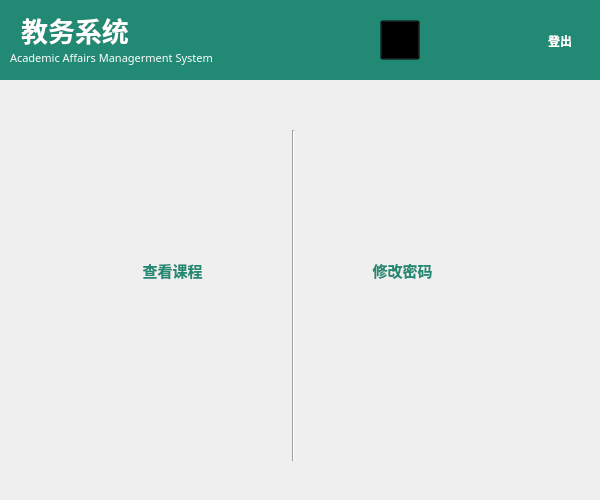
<?xml version="1.0" encoding="UTF-8"?>
<ui version="4.0">
 <class>teacherMain</class>
 <widget class="QWidget" name="teacherMain">
  <property name="geometry">
   <rect>
    <x>0</x>
    <y>0</y>
    <width>600</width>
    <height>500</height>
   </rect>
  </property>
  <property name="minimumSize">
   <size>
    <width>600</width>
    <height>500</height>
   </size>
  </property>
  <property name="maximumSize">
   <size>
    <width>600</width>
    <height>500</height>
   </size>
  </property>
  <property name="windowTitle">
   <string>Form</string>
  </property>
  <widget class="QWidget" name="widget" native="true">
   <property name="geometry">
    <rect>
     <x>0</x>
     <y>0</y>
     <width>601</width>
     <height>80</height>
    </rect>
   </property>
   <property name="styleSheet">
    <string notr="true">background-color:#228974;</string>
   </property>
   <widget class="QLabel" name="label">
    <property name="geometry">
     <rect>
      <x>0</x>
      <y>0</y>
      <width>150</width>
      <height>60</height>
     </rect>
    </property>
    <property name="minimumSize">
     <size>
      <width>150</width>
      <height>60</height>
     </size>
    </property>
    <property name="maximumSize">
     <size>
      <width>100</width>
      <height>40</height>
     </size>
    </property>
    <property name="font">
     <font>
      <family>华文中宋</family>
      <pointsize>20</pointsize>
      <bold>true</bold>
      <kerning>true</kerning>
     </font>
    </property>
    <property name="styleSheet">
     <string notr="true">color:white;
</string>
    </property>
    <property name="text">
     <string>教务系统</string>
    </property>
    <property name="alignment">
     <set>Qt::AlignCenter</set>
    </property>
   </widget>
   <widget class="QLabel" name="label_2">
    <property name="geometry">
     <rect>
      <x>10</x>
      <y>50</y>
      <width>231</width>
      <height>16</height>
     </rect>
    </property>
    <property name="font">
     <font>
      <family>Microsoft Tai Le</family>
      <pointsize>8</pointsize>
      <italic>false</italic>
      <bold>false</bold>
     </font>
    </property>
    <property name="styleSheet">
     <string notr="true">color:white;</string>
    </property>
    <property name="text">
     <string>Academic Affairs Managerment System</string>
    </property>
   </widget>
   <widget class="QWidget" name="horizontalLayoutWidget">
    <property name="geometry">
     <rect>
      <x>380</x>
      <y>10</y>
      <width>201</width>
      <height>61</height>
     </rect>
    </property>
    <layout class="QHBoxLayout" name="horizontalLayout">
     <property name="spacing">
      <number>3</number>
     </property>
     <item>
      <widget class="QToolButton" name="toolButton">
       <property name="enabled">
        <bool>false</bool>
       </property>
       <property name="minimumSize">
        <size>
         <width>40</width>
         <height>40</height>
        </size>
       </property>
       <property name="maximumSize">
        <size>
         <width>40</width>
         <height>40</height>
        </size>
       </property>
       <property name="styleSheet">
        <string notr="true">background-color:transparent;</string>
       </property>
       <property name="text">
        <string/>
       </property>
       <property name="icon">
        <iconset resource="img.qrc">
         <normaloff>:/new/prefix1/resource/head-white.png</normaloff>:/new/prefix1/resource/head-white.png</iconset>
       </property>
       <property name="iconSize">
        <size>
         <width>40</width>
         <height>40</height>
        </size>
       </property>
      </widget>
     </item>
     <item>
      <widget class="QLabel" name="welcom">
       <property name="maximumSize">
        <size>
         <width>100</width>
         <height>40</height>
        </size>
       </property>
       <property name="font">
        <font>
         <family>华文中宋</family>
         <pointsize>12</pointsize>
         <bold>true</bold>
        </font>
       </property>
       <property name="styleSheet">
        <string notr="true">color:white;</string>
       </property>
       <property name="text">
        <string/>
       </property>
      </widget>
     </item>
     <item>
      <spacer name="horizontalSpacer">
       <property name="orientation">
        <enum>Qt::Horizontal</enum>
       </property>
       <property name="sizeType">
        <enum>QSizePolicy::Fixed</enum>
       </property>
       <property name="sizeHint" stdset="0">
        <size>
         <width>15</width>
         <height>20</height>
        </size>
       </property>
      </spacer>
     </item>
     <item>
      <widget class="QToolButton" name="loginOut">
       <property name="font">
        <font>
         <family>华文中宋</family>
         <pointsize>9</pointsize>
         <bold>true</bold>
        </font>
       </property>
       <property name="styleSheet">
        <string notr="true">color:white;</string>
       </property>
       <property name="text">
        <string>登出</string>
       </property>
       <property name="icon">
        <iconset resource="img.qrc">
         <normaloff>:/new/prefix1/resource/logout-white.png</normaloff>:/new/prefix1/resource/logout-white.png</iconset>
       </property>
       <property name="iconSize">
        <size>
         <width>30</width>
         <height>30</height>
        </size>
       </property>
       <property name="toolButtonStyle">
        <enum>Qt::ToolButtonTextUnderIcon</enum>
       </property>
       <property name="autoRaise">
        <bool>true</bool>
       </property>
      </widget>
     </item>
    </layout>
   </widget>
  </widget>
  <widget class="QToolButton" name="changePwd">
   <property name="geometry">
    <rect>
     <x>360</x>
     <y>220</y>
     <width>85</width>
     <height>101</height>
    </rect>
   </property>
   <property name="maximumSize">
    <size>
     <width>85</width>
     <height>16777215</height>
    </size>
   </property>
   <property name="font">
    <font>
     <family>华文中宋</family>
     <pointsize>11</pointsize>
     <bold>true</bold>
    </font>
   </property>
   <property name="styleSheet">
    <string notr="true">color:#228974;</string>
   </property>
   <property name="text">
    <string>修改密码</string>
   </property>
   <property name="icon">
    <iconset resource="img.qrc">
     <normaloff>:/new/prefix1/resource/pwd.png</normaloff>:/new/prefix1/resource/pwd.png</iconset>
   </property>
   <property name="iconSize">
    <size>
     <width>70</width>
     <height>70</height>
    </size>
   </property>
   <property name="toolButtonStyle">
    <enum>Qt::ToolButtonTextUnderIcon</enum>
   </property>
   <property name="autoRaise">
    <bool>true</bool>
   </property>
  </widget>
  <widget class="QToolButton" name="viewCourse">
   <property name="geometry">
    <rect>
     <x>130</x>
     <y>220</y>
     <width>85</width>
     <height>101</height>
    </rect>
   </property>
   <property name="maximumSize">
    <size>
     <width>85</width>
     <height>16777215</height>
    </size>
   </property>
   <property name="font">
    <font>
     <family>华文中宋</family>
     <pointsize>11</pointsize>
     <bold>true</bold>
    </font>
   </property>
   <property name="styleSheet">
    <string notr="true">color:#228974;</string>
   </property>
   <property name="text">
    <string>查看课程</string>
   </property>
   <property name="icon">
    <iconset resource="img.qrc">
     <normaloff>:/new/prefix1/resource/teach.png</normaloff>:/new/prefix1/resource/teach.png</iconset>
   </property>
   <property name="iconSize">
    <size>
     <width>70</width>
     <height>70</height>
    </size>
   </property>
   <property name="toolButtonStyle">
    <enum>Qt::ToolButtonTextUnderIcon</enum>
   </property>
   <property name="autoRaise">
    <bool>true</bool>
   </property>
  </widget>
  <widget class="Line" name="line">
   <property name="geometry">
    <rect>
     <x>283</x>
     <y>130</y>
     <width>20</width>
     <height>331</height>
    </rect>
   </property>
   <property name="orientation">
    <enum>Qt::Vertical</enum>
   </property>
  </widget>
 </widget>
 <resources>
  <include location="img.qrc"/>
 </resources>
 <connections/>
</ui>
